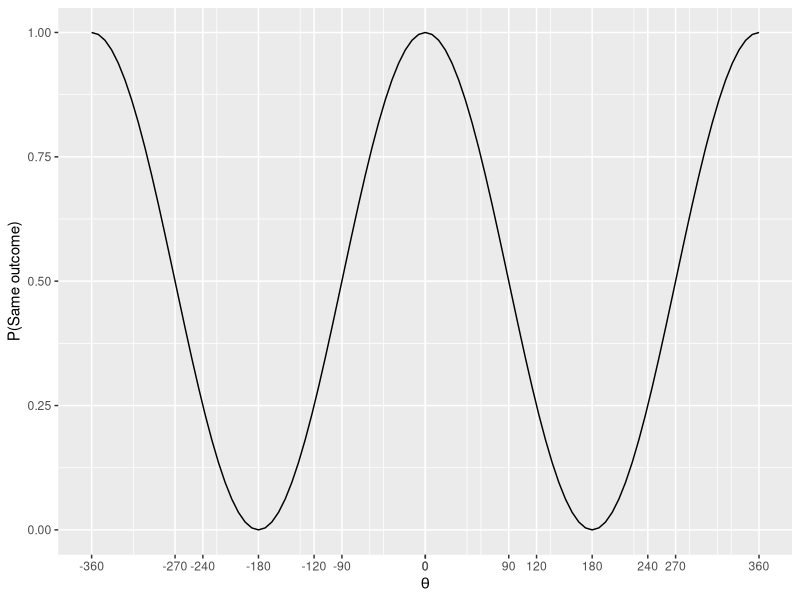

Generate this figure with R:
## ---- chunk 1
library(tidyverse)
## ---- chunk 2
dat <- expand.grid(
  a = 1:3,
  b = 1:3,
  o1 = c("R", "G"),
  o2 = c("R", "G"),
  o3 = c("R", "G")
) |>
  mutate(A = case_when(a == 1 ~ o1,
                       a == 2 ~ o2,
                       a == 3 ~ o3),
         B = case_when(b == 1 ~ o1,
                       b == 2 ~ o2,
                       b == 3 ~ o3),
         hidden = paste0(o1, o2, o3),
         same = A == B)
dat |> select(-c(o1,o2,o3))
## ---- chunk 3
dat |>
  group_by(a == b) |>
  summarise(`P(Same outcome)` = mean(same))
## ---- chunk 4
dat_actual <- expand.grid(a = c(-120,0,120), b = c(-120,0,120)) |>
  mutate(ang_diff          = b - a,
         ang_diff_rads     = (ang_diff/360) * 2 * pi,
         `P(Same outcome)` = cos(ang_diff_rads/2)^2)
dat_actual |> 
  select(-ang_diff_rads) |>
  arrange(abs(ang_diff), a)
## ---- chunk 5
cos((pi/2)/2)^2
## ---- chunk 6
ggplot() +
  geom_function(fun = \(x) cos(((x / 360) * 2 * pi) / 2) ^ 2) +
  scale_y_continuous(breaks = seq(0, 1, .25)) +
  scale_x_continuous(breaks = c(seq(-360, 360, 90),
                                seq(-240, 240, 120)),
                     limits = c(-360, 360)) +
  labs(x = expression(theta), y = "P(Same outcome)")
